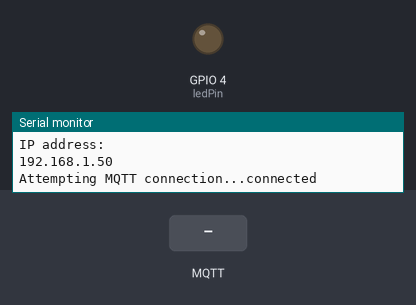
Bench run of a program on a simulated ESP32-S3. Shown: output pins drawn as LEDs (lit = HIGH), the last lines printed to the serial monitor. The inputs (shaded band) are chosen by the test bench. WiFi joins after 1.5 s; servers stay silent unless stated; no MQTT or app messages arrive unless stated.

Above: at 2.7 s.
2.8 s: MQTT message "on" arrives on the first subscribed topic
At 3.3 s:
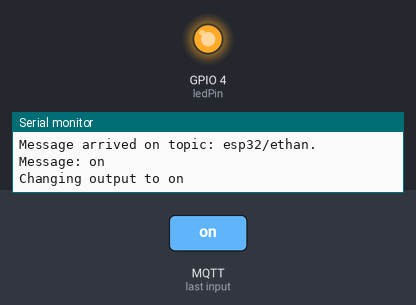
5.8 s: MQTT message "off" arrives on the first subscribed topic
At 6.8 s:
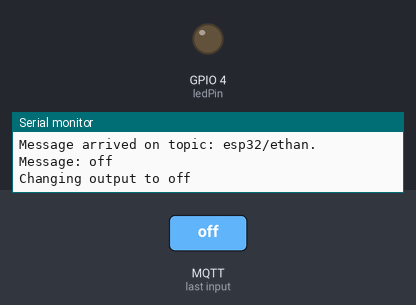
Timing chart, 0 to 8.8 s (numbered marks = the images above; inputs shaded):
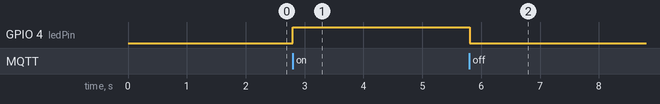

The program:

main.cpp
```cpp
#include <Arduino.h>
#include <WiFi.h>
#include <PubSubClient.h>

const char* ssid = "NETGEAR23";
const char* password = "rustictree335";

const char* mqtt_server = "3.211.61.173";

WiFiClient espClient;
PubSubClient client(espClient);
long lastMsg = 0;
char msg[50];
int value = 0;

const int ledPin = 4;

void setup_wifi() {
  delay(10);
  Serial.println("");
  Serial.print("Connecting to ");
  Serial.println(ssid);

  WiFi.mode(WIFI_STA);
  WiFi.begin(ssid, password);

  while (WiFi.status() != WL_CONNECTED) {
    delay(500);
    Serial.println(".");
  }

  Serial.println("");
  Serial.println("WiFi connected");
  Serial.println("IP address: ");
  Serial.println(WiFi.localIP());
}

void callback (char* topic, byte* message, unsigned int length) {
  Serial.print("Message arrived on topic: ");
  Serial.print(topic);
  Serial.print(". Message: ");
  String messageTemp;

  for (int i = 0; i < length; i++) {
    Serial.print((char)message[i]);
    messageTemp += (char)message[i];
  }
  Serial.println();

  if (String(topic) == "esp32/ethan") {
    Serial.print("Changing output to ");
    if(messageTemp == "on"){
      Serial.println("on");
      digitalWrite(ledPin, HIGH);
    }
    else if(messageTemp == "off"){
      Serial.println("off");
      digitalWrite(ledPin, LOW);
    }
  }
}

void reconnect() {
  while (!client.connected()) {
    Serial.print("Attempting MQTT connection...");
    if (client.connect("ESP8266Client", "nironif", "qcnfnded666")) {
      Serial.println("connected");
      client.subscribe("esp32/ethan");
    } else {
      Serial.print("failed, rc=");
      Serial.print(client.state());
      Serial.println(" try again in 5 seconds");
      delay(5000);
    }
  }
}

void setup() {
  Serial.begin(115200);
  setup_wifi();
  client.setServer(mqtt_server, 1883);
  client.setCallback(callback);

  pinMode(ledPin, OUTPUT);
}

void loop() {
  if (!client.connected()) {
    reconnect();
  }
client.loop();
}
```

Measured:
- after the input at 2.8 s, GPIO 4 (ledPin): LOW → HIGH at once
- after the input at 5.8 s, GPIO 4 (ledPin): HIGH → LOW at once
